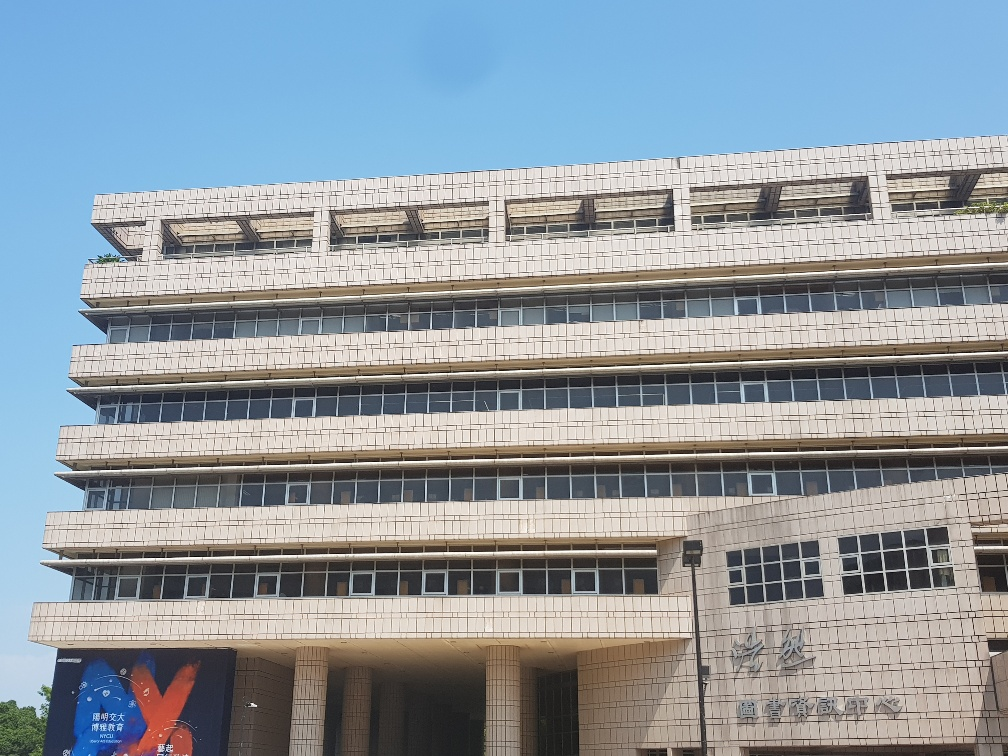
#> input picture HW2/test/m2.jpg, 1008 x 756 px
$ jupyter execute --allow-errors HW2.ipynb
#> lines starting #> are read from the running program, lines starting #| are printed output that depends on the picture; after the words box and inside, x2 and y2 are one past the last pixel; in counts of white or black regions, pixels touching at a corner belong together
[cell 1]
import cv2
import numpy as np
import matplotlib.pyplot as plt
import random
import itertools

[cell 2]
def read_img(path):
    # opencv read image in BGR color space
    img = cv2.imread(path)
    img_rgb = cv2.cvtColor(img, cv2.COLOR_BGR2RGB)
    img_gray = cv2.cvtColor(img, cv2.COLOR_BGR2GRAY)
    return img_rgb, img_gray

def SIFT(gray_img):
    '''
        Use SIFT to get the keypoint and descriptor of the keypoint

        Args:
            gray_img: SIFT need gray scale image as input

        Returns:
            keypoint: The keypoints tuple
            des: The 128-dim of each keypoint

    '''
    sift_detector = cv2.SIFT_create()
    keypoint, des = sift_detector.detectAndCompute(gray_img, None)
    return keypoint, des

def match_keypoint(kp_left, kp_right, des_left, des_right):
    match = []
    K = 2
    ratio = 0.7

    for i in range(des_left.shape[0]):
        distance = np.linalg.norm(des_left[i] - des_right, axis=1)
        nearest_neighbor_ids = distance.argsort()[:K]
        if (distance[nearest_neighbor_ids[0]] < ratio * distance[nearest_neighbor_ids[1]]):
            match.append([kp_left[i].pt, kp_right[nearest_neighbor_ids[0]].pt])

    # The result will have duplicate keypoint but with different descriptor,
    # but we only interest at keypoiny coordinate to image stitching, so remove duplicate ones.
    remove_dupliacte = []
    remove_dupliacte = sorted(match)
    remove_dupliacte = list(remove_dupliacte for remove_dupliacte, _ in itertools.groupby(remove_dupliacte))

    return remove_dupliacte

def homography(pairs):
    """
        solve p1' = H * p1, (H is homograpy matrix we want to get)

        Args:
            pairs = [[(x1, y1), (x1', y1')], [(x2,y2), (x2', y2')], ...]
            pairs should have at least 4 pairs.

    """
    A = []
    for i in range(len(pairs)):
        p1 = pairs[i][0] #(x1, y1)
        p2 = pairs[i][1] #(x1', y1')

        # [x1, y1, 1, 0, 0, 0, -x1'x1, -x1'y1, -x1']
        A.append([p1[0], p1[1], 1, 0, 0, 0, -p2[0]*p1[0], -p2[0]*p1[1], -p2[0]])
        # [0, 0, 0, x1, y1, 1, -y1'x1, -y1'y1, -y1']
        A.append([0, 0, 0, p1[0], p1[1], 1, -p2[1]*p1[0], -p2[1]*p1[1], -p2[1]])

    # use SVD to solve the linear equation A*H = 0
    # find the smallest number in s and H = corresponding vector in vt
    # np.linalg.svd() will return s in descending order, so we can get the last vector in vt to get H
    u, s, vt = np.linalg.svd(A)
    H = vt[-1].reshape(3, 3)

    # normalize h22 to 1
    H = H/H[2, 2]
    return H

def RANSAC(match_point, iteration, threshold):
    max_inlier = 0
    best_H = None

    for i in range(iteration):
        # get 4 random points at match_point and calculate homography matrix
        random_match = random.sample(match_point, 4)
        H = homography(random_match)

        # find the best homography matrix that has the max number of inliners
        inlinr_num = 0
        for j in range(len(match_point)):
            if match_point[j] not in random_match:
                src_point, dst_point = match_point[j]
                src_point = np.hstack((src_point, [1])) # add z-axis

                correspond_point = np.matmul(H, src_point)
                correspond_point = correspond_point / correspond_point[2]
                if (np.linalg.norm(correspond_point[:2] - dst_point) < threshold):
                    inlinr_num += 1

        if max_inlier < inlinr_num:
            max_inlier = inlinr_num
            best_H = H

        # when inlier/match_count > 80%, end loop
        if max_inlier/len(match_point) > 0.8:
            break


    print(f"best inlier/match_count: {max_inlier}/{len(match_point)}")
    return best_H

[cell 3]
def warp_img(img1, img2, H):
    # left image
    height_l, width_l, channel_l = img1.shape
    corners = [[0, 0, 1], [width_l, 0, 1], [width_l, height_l, 1], [0, height_l, 1]]
    corners_new = [np.dot(H, corner) for corner in corners]
    corners_new = np.array(corners_new).T
    x_news = corners_new[0] / corners_new[2]
    y_news = corners_new[1] / corners_new[2]
    y_min = min(y_news)
    x_min = min(x_news)

    translation_mat = np.array([[1, 0, -x_min], [0, 1, -y_min], [0, 0, 1]])
    H = np.dot(translation_mat, H)

    # Get height, width
    height_new = int(round(abs(y_min) + height_l))
    width_new = int(round(abs(x_min) + width_l))
    size = (width_new, height_new)

    # right image
    warped_l = cv2.warpPerspective(src=img1, M=H, dsize=size)

    height_r, width_r, channel_r = img2.shape

    height_new = int(round(abs(y_min) + height_r))
    width_new = int(round(abs(x_min) + width_r))
    size = (width_new, height_new)

    warped_r = cv2.warpPerspective(src=img2, M=translation_mat, dsize=size)

    return warped_l, warped_r

def blend_img(warped_l, warped_r):
    alpha = 0.5
    beta = (1.0 - alpha)
    dst = cv2.addWeighted(warped_l, alpha, warped_r, beta, 0.0)

    _, mask_left = cv2.threshold(warped_l, 0, 1, cv2.THRESH_BINARY)
    _, mask_right = cv2.threshold(warped_r, 0, 1, cv2.THRESH_BINARY)
    overlap = (mask_left + mask_right - 1)

    result = warped_l + warped_r - overlap*dst

    return result

[cell 4]
def drawMatches(imgs, matches_pos):
        '''
            Draw the match points img with keypoints and connection line
        '''

        # initialize the output visualization image
        img_left, img_right = imgs
        (hl, wl) = img_left.shape[:2]
        (hr, wr) = img_right.shape[:2]
        vis = np.zeros((max(hl, hr), wl + wr, 3), dtype="uint8")
        vis[0:hl, 0:wl] = img_left
        vis[0:hr, wl:] = img_right

        # Draw the match
        for (img_left_pos, img_right_pos) in matches_pos:
                pos_l = int(img_left_pos[0]), int(img_left_pos[1])
                pos_r = int(img_right_pos[0]) + wl, int(img_right_pos[1])
                cv2.circle(vis, pos_l, 3, (0, 0, 255), 1)
                cv2.circle(vis, pos_r, 3, (0, 255, 0), 1)
                cv2.line(vis, pos_l, pos_r, (255, 0, 0), 1)

        # return the visualization
        plt.figure(figsize=(100, 100))
        plt.title("img with matching points")
        plt.imshow(vis[:,:,::-1])
        #cv2.imwrite("Feature matching img/matching.jpg", vis)

        return vis

#> (the rest of this cell did not finish here and is left out)

[cell 5]
left_img, left_img_gray = read_img("./test/m2.jpg")
#> in read_img, img is the input picture: shape (756, 1008, 3); mean B, G, R 160.7, 152.8, 142.7
right_img, right_img_gray = read_img("./test/m4.jpg")
#> call 2 of read_img, with path = './test/m4.jpg'
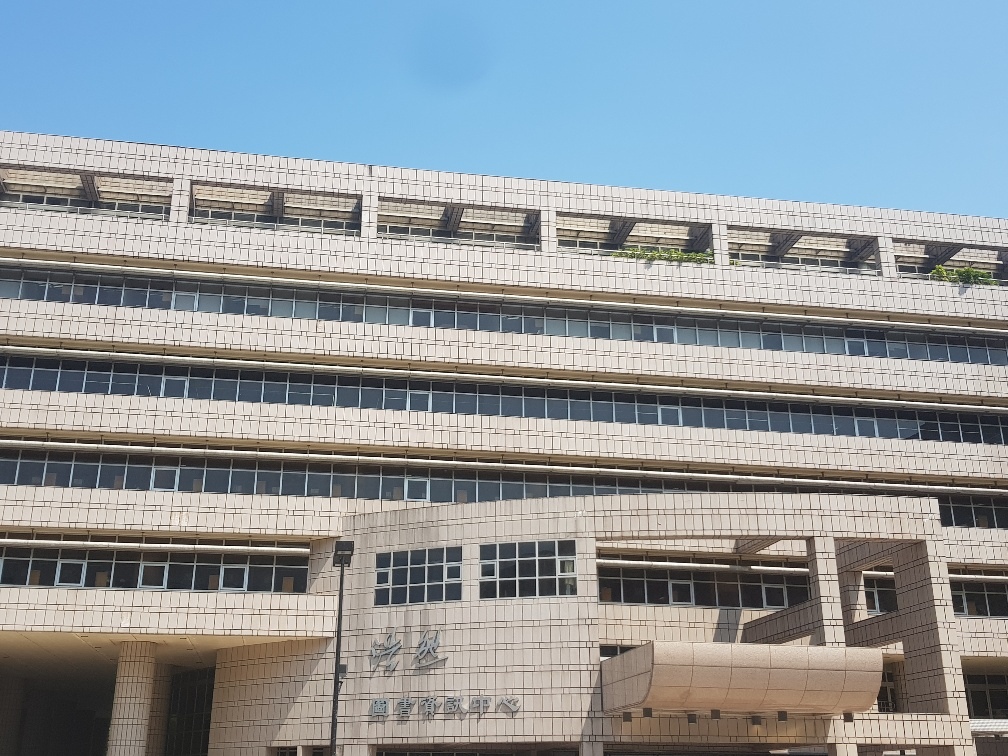
#> input picture HW2/test/m4.jpg, 1008 x 756 px
#> in read_img, img is the input picture: shape (756, 1008, 3); mean B, G, R 156.2, 151.3, 143.4
#> in read_img (call 2), `img_gray = cv2.cvtColor(img, cv2.COLOR_BGR2GRAY)`:
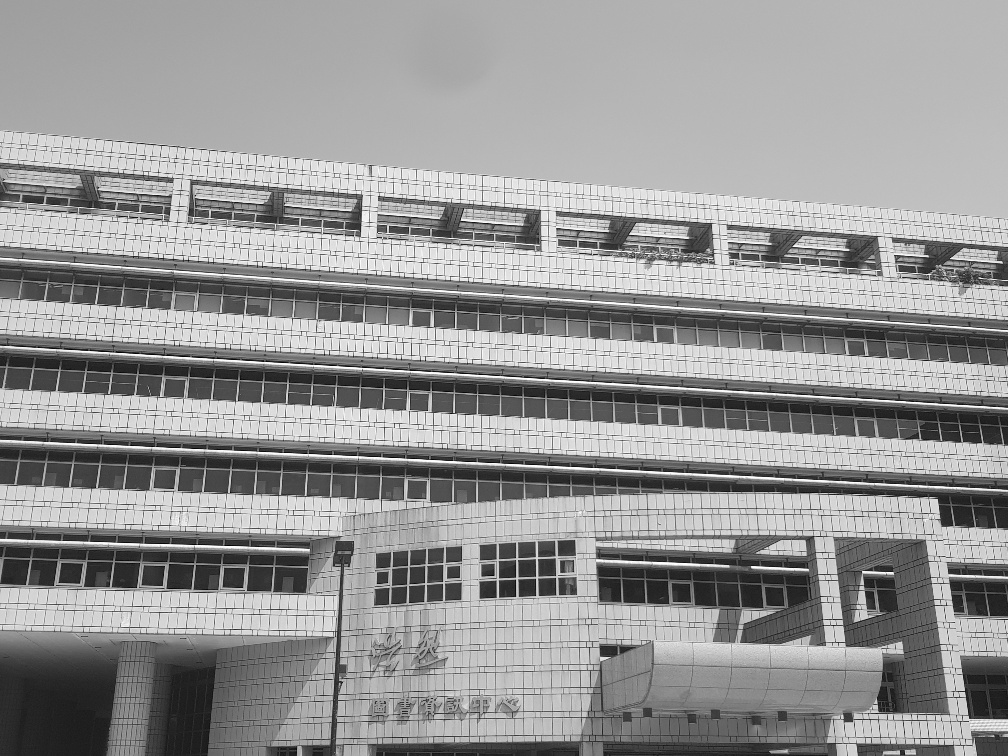
#> img_gray: shape (756, 1008); min 1, max 255, mean 149.5

left_kp, left_des = SIFT(left_img_gray)
#> in SIFT, `keypoint, des = sift_detector.detectAndCompute(gray_img, None)`: keypoint = 3608 keypoints; strongest (x, y, size): (253, 705, 2.7), (907, 575, 2.4), (157, 559, 2), (102, 471, 2.1)
#> left_kp has the same summary as keypoint in SIFT
right_kp, right_des = SIFT(right_img_gray)
#> in SIFT (call 2), `keypoint, des = sift_detector.detectAndCompute(gray_img, None)`: keypoint = 3717 keypoints; strongest (x, y, size): (752, 567, 2), (892, 573, 2.2), (1001, 262, 2), (727, 566, 2.2)
#> right_kp has the same summary as keypoint in SIFT

match_point = match_keypoint(left_kp, right_kp, left_des, right_des)
#> the loop in match_keypoint, `for i in range(des_left.shape[0]):` made 3608 passes
#> nearest_neighbor_ids on passes 1 to 3: [1494, 632], [1922, 1250], [1587, 2787]
#> after the loop in match_keypoint, `for i in range(des_left.shape[0]):`: match = 360 items
#> in match_keypoint, `remove_dupliacte = list(remove_dupliacte for remove_dupliacte, _ in it..`: remove_dupliacte = 342 items
#> match_point = 342 items
#match_point = match_keypoint(right_kp, left_kp, right_des, left_des)

[cell 6]
H = RANSAC(match_point, iteration=3000, threshold=3)
#> after the loop in RANSAC, `for i in range(iteration):`: max_inlier = 231
#| best inlier/match_count: 231/342
#> H = [[1.32, -0.137, -412.4], [0.252, 1.21, -156.7], [0.000356, -1.91e-05, 1]]

[cell 7]
warp_l, warp_r = warp_img(left_img, right_img, H)
#> in warp_img, `corners_new = [np.dot(H, corner) for corner in corners]`: corners_new = [[-412.4, -156.7, 1], [915.8, 97.52, 1.36], [812, 1009.2, 1.34], [-516.2, 755.1, 0.986]]
#> in warp_img, `corners_new = np.array(corners_new).T`: corners_new = [[-412.4, 915.8, 812, -516.2], [-156.7, 97.52, 1009.2, 755.1], [1, 1.36, 1.34, 0.986]]
#> in warp_img, `x_news = corners_new[0] / corners_new[2]`: x_news = [-412.4, 674.2, 604.2, -523.7]
#> in warp_img, `y_news = corners_new[1] / corners_new[2]`: y_news = [-156.7, 71.79, 751, 766.1]
#> in warp_img, `y_min = min(y_news)`: y_min = -156.7
#> in warp_img, `x_min = min(x_news)`: x_min = -523.7
#> in warp_img, `translation_mat = np.array([[1, 0, -x_min], [0, 1, -y_min], [0, 0, 1]])`: translation_mat = [[1, 0, 523.7], [0, 1, 156.7], [0, 0, 1]]
#> in warp_img, `H = np.dot(translation_mat, H)`: H = [[1.5, -0.147, 111.3], [0.308, 1.2, 0], [0.000356, -1.91e-05, 1]]
#> in warp_img, `height_new = int(round(abs(y_min) + height_l))`: height_new = 913
#> in warp_img, `width_new = int(round(abs(x_min) + width_l))`: width_new = 1532
#> in warp_img, `size = (width_new, height_new)`: size = (1532, 913)
#> in warp_img, `warped_l = cv2.warpPerspective(src=img1, M=H, dsize=size)`:
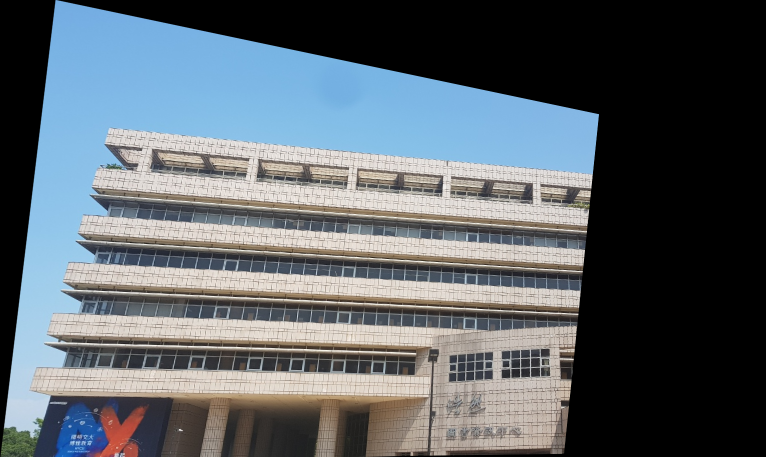
#> warped_l: shape (913, 1532, 3) (shown at 1/2 size); mean R, G, B 90.6, 98.1, 104.1
#> in warp_img, `warped_r = cv2.warpPerspective(src=img2, M=translation_mat, dsize=size)`:
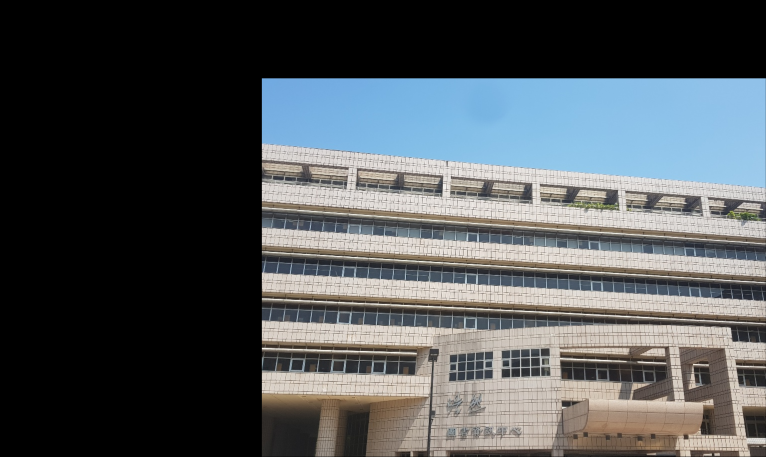
#> warped_r: shape (913, 1532, 3) (shown at 1/2 size); mean R, G, B 78.1, 82.5, 85.1
warp = blend_img(warp_l, warp_r)
#> in blend_img, `dst = cv2.addWeighted(warped_l, alpha, warped_r, beta, 0.0)`:
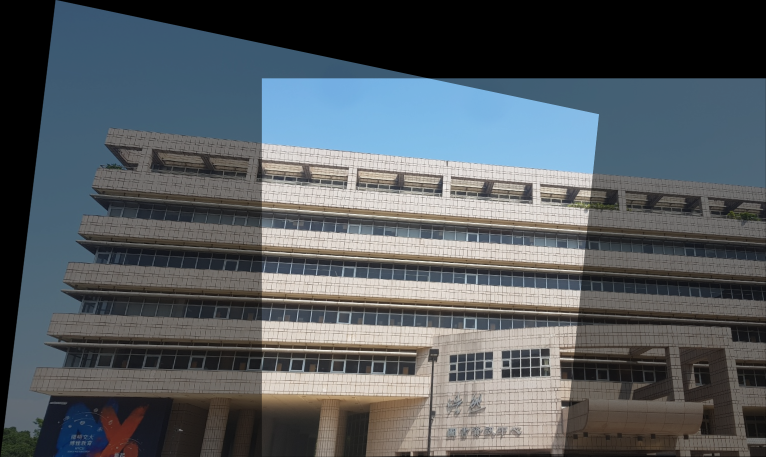
#> dst: shape (913, 1532, 3) (shown at 1/2 size); mean R, G, B 84.4, 90.3, 94.6
#> in blend_img, `_, mask_left = cv2.threshold(warped_l, 0, 1, cv2.THRESH_BINARY)`:
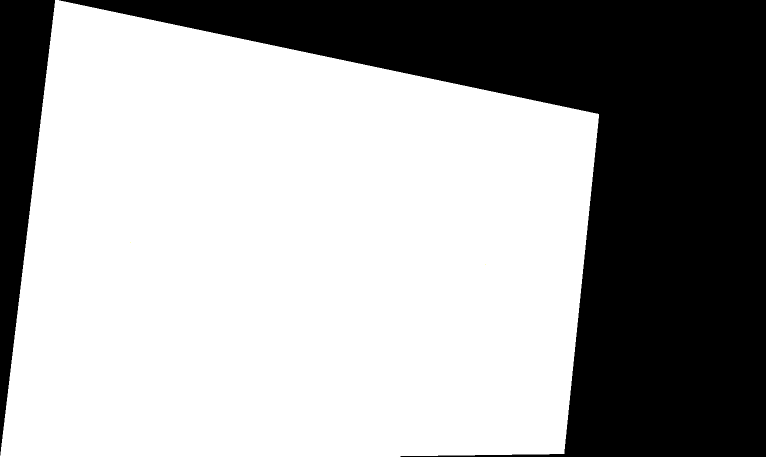
#> mask_left: shape (913, 1532, 3) (shown at 1/2 size); mean R, G, B 0.64, 0.64, 0.64; drawn with 1 as white
#> in blend_img, `_, mask_right = cv2.threshold(warped_r, 0, 1, cv2.THRESH_BINARY)`:
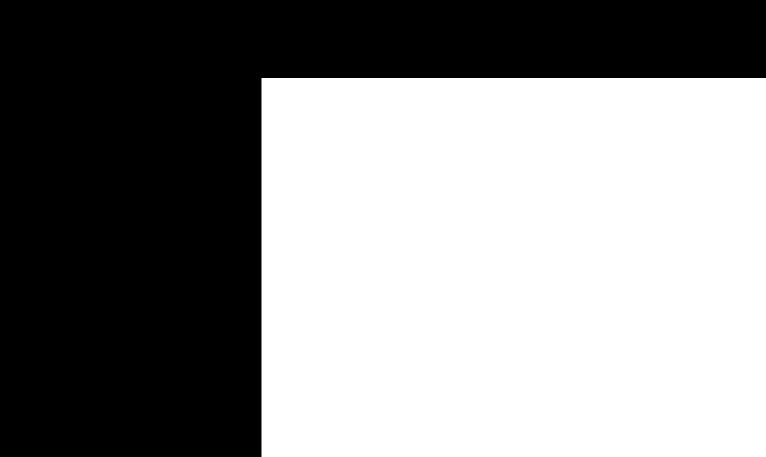
#> mask_right: shape (913, 1532, 3) (shown at 1/2 size); values 0 (black) and 1 (white), 54.6% white; 1 black region, box (x1, y1, x2, y2) and area: (0, 0, 1532, 913) 634903
#> in blend_img, `overlap = (mask_left + mask_right - 1)`:
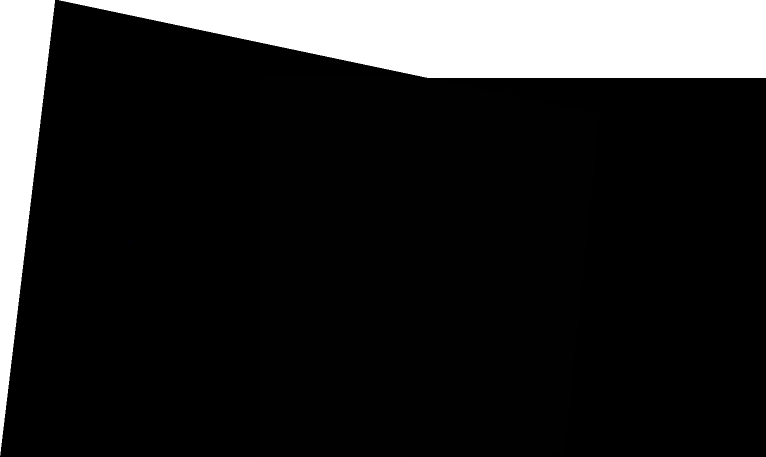
#> overlap: shape (913, 1532, 3) (shown at 1/2 size); mean R, G, B 39.3, 39.3, 39.3
#> in blend_img, `result = warped_l + warped_r - overlap*dst`:
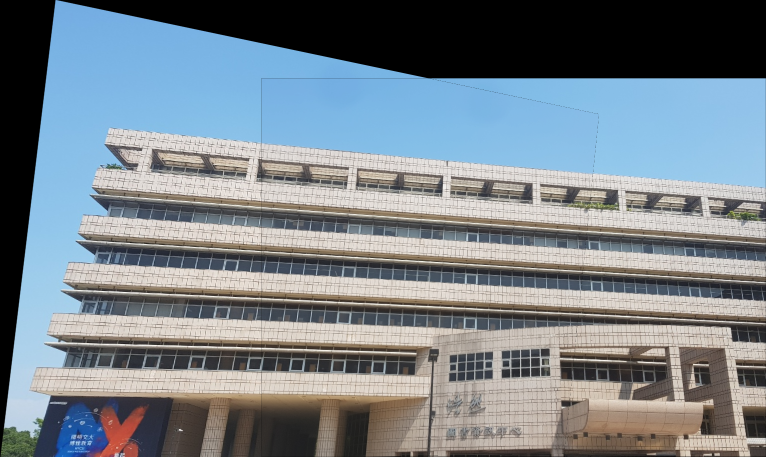
#> result: shape (913, 1532, 3) (shown at 1/2 size); mean R, G, B 119.8, 129.5, 136.8
plt.figure(figsize=(50,50))
plt.imshow(warp)

[cell 8]
warp = cv2.warpPerspective(src=left_img, M=H, dsize=((left_img.shape[1] + right_img.shape[1]), right_img.shape[0]))
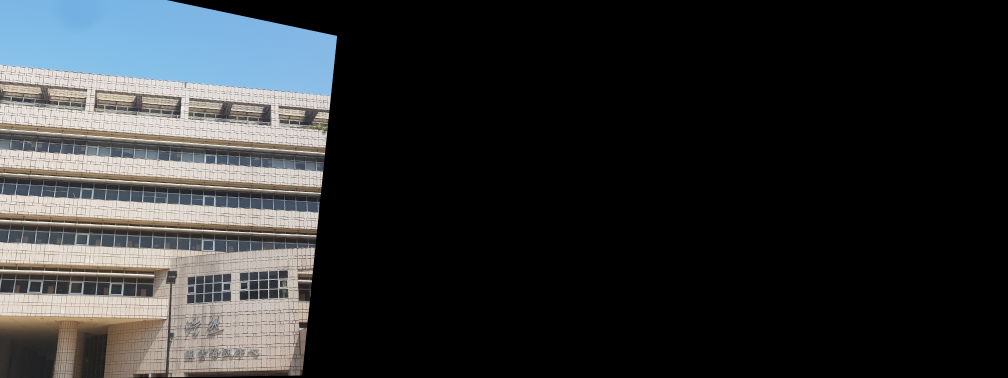
#> warp: shape (756, 2016, 3) (shown at 1/2 size); mean R, G, B 45.2, 47, 48.1
#warp[0:left_img.shape[0], 0:left_img.shape[1]] = left_img
plt.figure(figsize=(50,50))
plt.imshow(warp)
